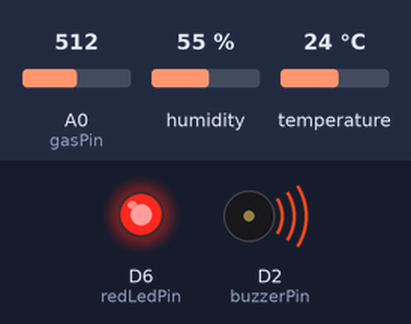
A sketch run on a simulated ESP8266 (NodeMCU). Parts: output pins drawn as LEDs (lit = HIGH), buzzer (waves = sounding, pin HIGH). The test bench sets the inputs (shaded band); at power-on: A0 (gasPin) = 512, humidity 55 %, temperature 24 °C. What the sketch prints to the serial monitor is not drawn.

Above: at 3.9 s.
4.0 s: A0 (gasPin) set to 243
8.0 s: A0 (gasPin) set to 223
At 10.3 s:
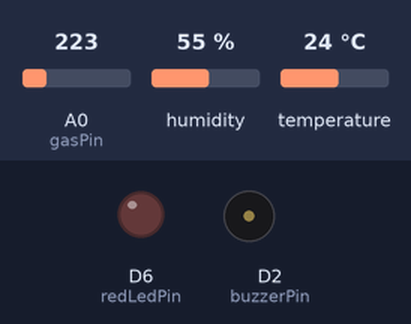
12.0 s: A0 (gasPin) set to 240
At 13.5 s:
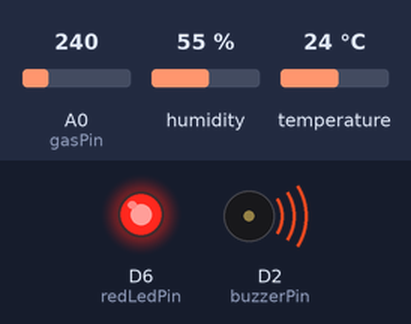
16.0 s: A0 (gasPin) set to 220
At 19.7 s:
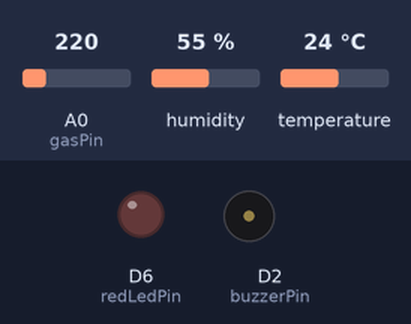
Timing chart, 0 to 21.2 s (numbered marks = the images above; inputs shaded):
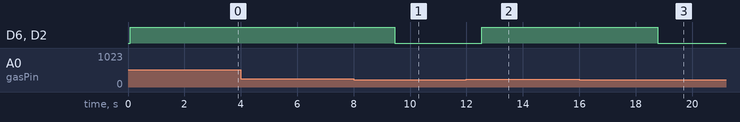

Measured:
- the behaviour switches between 231 and 230 on A0 (gasPin) (found by bisection; images 0 and 1)
- after the input at 4.0 s, every drawn part: stays the same
- after the input at 8.0 s, D6 (redLedPin), D2 (buzzerPin): HIGH → LOW after 1.5 s
- after the input at 12.0 s, D6 (redLedPin), D2 (buzzerPin): LOW → HIGH after 0.54 s
- after the input at 16.0 s, D6 (redLedPin), D2 (buzzerPin): HIGH → LOW after 2.8 s

The sketch:

ChayThu.ino
```cpp
#include <DHT.h>
#define gasPin A0
#define buzzerPin D2
#define redLedPin D6
#define dhtPin D5
#define THRESHOLD_GAS 230 // Ngưỡng nồng độ khí gas
#define TEMPERATURE_THRESHOLD 32.0 // Ngưỡng nhiệt độ cảnh báo

DHT dht(dhtPin, DHT11);

void setup() {
  Serial.begin(9600);
  pinMode(buzzerPin, OUTPUT);
  pinMode(redLedPin, OUTPUT);
  dht.begin();
}

void loop() {
  // Đọc giá trị từ cảm biến khí gas
  int gasValue = analogRead(gasPin);

  // Đo nhiệt độ và độ ẩm từ cảm biến DHT11
  float temperature = dht.readTemperature();
  float humidity = dht.readHumidity();

  // In giá trị nhiệt độ, độ ẩm và nồng độ khí gas ra Serial Monitor
  Serial.print("Nhiet do: ");
  Serial.print(temperature);
  Serial.print(" °C, Do am: ");
  Serial.print(humidity);
  Serial.print("%, Nong do khi gas: ");
  Serial.println(gasValue);
  Serial.println("----------------------------------------------------------------");

  if (gasValue > THRESHOLD_GAS || temperature > TEMPERATURE_THRESHOLD) {
    // Bật còi
    digitalWrite(buzzerPin, HIGH);
    // Bật đèn LED đỏ
    digitalWrite(redLedPin, HIGH);
    Serial.print("Canh bao phat hien ro ri khi gas !!");
  } else {
    // Tắt còi
    digitalWrite(buzzerPin, LOW);
    // Tắt đèn LED đỏ
    digitalWrite(redLedPin, LOW);
  }

  // Chờ 1 giây trước khi đo lại
  delay(3000);
}
```
